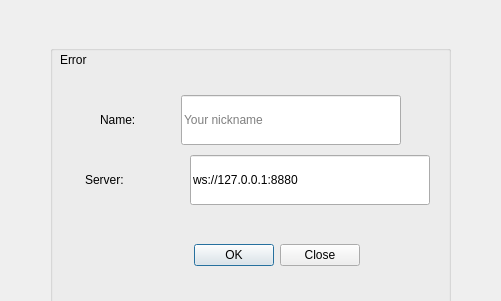
<?xml version="1.0" encoding="UTF-8"?>
<ui version="4.0">
 <class>AuthDialog</class>
 <widget class="QDialog" name="AuthDialog">
  <property name="geometry">
   <rect>
    <x>0</x>
    <y>0</y>
    <width>501</width>
    <height>301</height>
   </rect>
  </property>
  <property name="windowTitle">
   <string>Authorize Connection</string>
  </property>
  <property name="windowIcon">
   <iconset resource="../Static/static.qrc">
    <normaloff>:/icon.png</normaloff>:/icon.png</iconset>
  </property>
  <widget class="QLabel" name="error">
   <property name="enabled">
    <bool>true</bool>
   </property>
   <property name="geometry">
    <rect>
     <x>60</x>
     <y>20</y>
     <width>451</width>
     <height>80</height>
    </rect>
   </property>
   <property name="mouseTracking">
    <bool>false</bool>
   </property>
   <property name="text">
    <string>Error</string>
   </property>
   <property name="wordWrap">
    <bool>true</bool>
   </property>
  </widget>
  <widget class="QGroupBox" name="groupBox">
   <property name="geometry">
    <rect>
     <x>50</x>
     <y>45</y>
     <width>401</width>
     <height>280</height>
    </rect>
   </property>
   <property name="title">
    <string/>
   </property>
   <widget class="QLineEdit" name="name">
    <property name="geometry">
     <rect>
      <x>131</x>
      <y>50</y>
      <width>220</width>
      <height>50</height>
     </rect>
    </property>
    <property name="placeholderText">
     <string>Your nickname</string>
    </property>
   </widget>
   <widget class="QLabel" name="label_2">
    <property name="geometry">
     <rect>
      <x>50</x>
      <y>50</y>
      <width>80</width>
      <height>50</height>
     </rect>
    </property>
    <property name="text">
     <string>Name:</string>
    </property>
   </widget>
   <widget class="QDialogButtonBox" name="buttonBox">
    <property name="geometry">
     <rect>
      <x>70</x>
      <y>170</y>
      <width>240</width>
      <height>80</height>
     </rect>
    </property>
    <property name="orientation">
     <enum>Qt::Horizontal</enum>
    </property>
    <property name="standardButtons">
     <set>QDialogButtonBox::Close|QDialogButtonBox::Ok</set>
    </property>
   </widget>
   <widget class="QLabel" name="label_3">
    <property name="geometry">
     <rect>
      <x>35</x>
      <y>110</y>
      <width>80</width>
      <height>50</height>
     </rect>
    </property>
    <property name="text">
     <string>Server:</string>
    </property>
   </widget>
   <widget class="QLineEdit" name="address">
    <property name="geometry">
     <rect>
      <x>140</x>
      <y>110</y>
      <width>240</width>
      <height>50</height>
     </rect>
    </property>
    <property name="text">
     <string>ws://127.0.0.1:8880</string>
    </property>
    <property name="placeholderText">
     <string>WebSocket server</string>
    </property>
   </widget>
  </widget>
 </widget>
 <resources>
  <include location="../static.qrc"/>
 </resources>
 <connections>
  <connection>
   <sender>buttonBox</sender>
   <signal>accepted()</signal>
   <receiver>AuthDialog</receiver>
   <slot>accept()</slot>
   <hints>
    <hint type="sourcelabel">
     <x>248</x>
     <y>254</y>
    </hint>
    <hint type="destinationlabel">
     <x>157</x>
     <y>274</y>
    </hint>
   </hints>
  </connection>
  <connection>
   <sender>buttonBox</sender>
   <signal>rejected()</signal>
   <receiver>AuthDialog</receiver>
   <slot>reject()</slot>
   <hints>
    <hint type="sourcelabel">
     <x>316</x>
     <y>260</y>
    </hint>
    <hint type="destinationlabel">
     <x>286</x>
     <y>274</y>
    </hint>
   </hints>
  </connection>
 </connections>
</ui>
